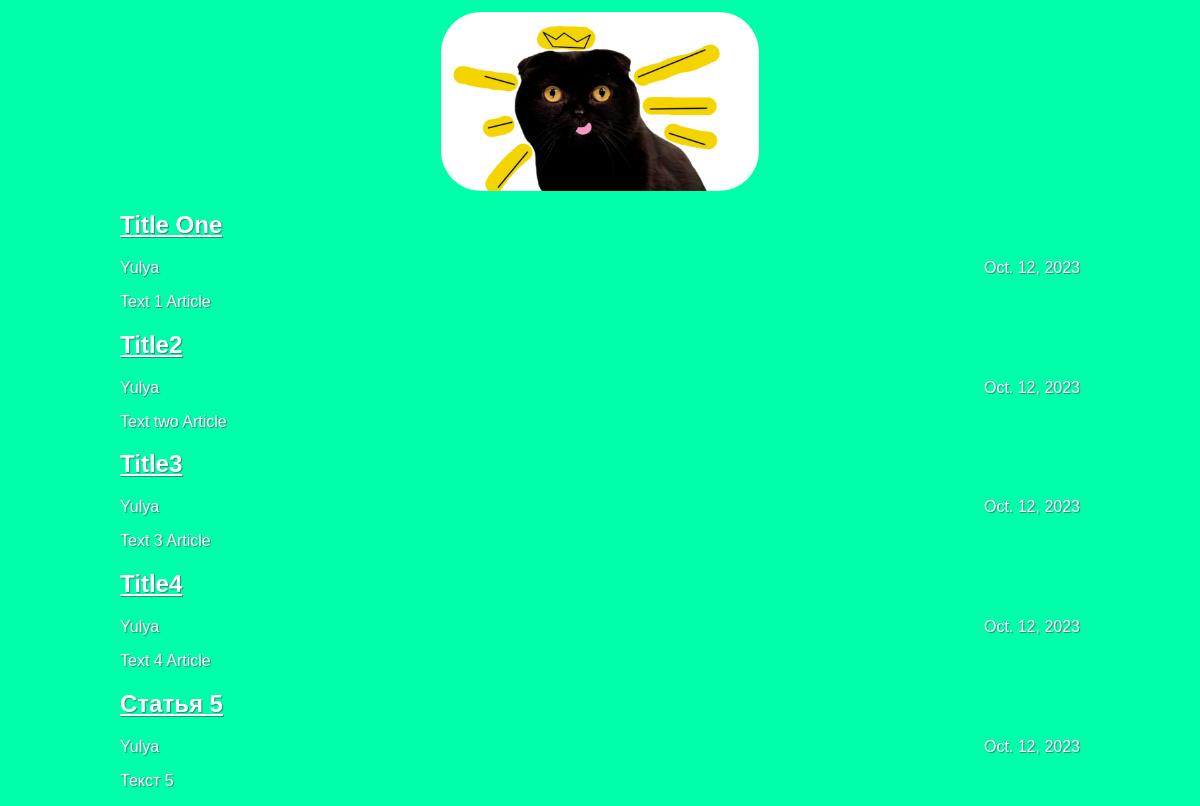
The page / on the database its author committed.
### articles/models.py (models this page shows, shortened)
class Article(models.Model):
    title = models.CharField(max_length=200)
    author = models.ForeignKey(User, on_delete=models.CASCADE)
    text = models.TextField()
    created_date = models.DateField(auto_now_add=True)
    def get_excerpt(self):
        return self.text[:140] + "..." if len(self.text) > 140 else self.text

### articles/views.py (the view)
# urls.py: path('', views.archive, name='archive'),
def archive(request):
    return render(request, 'archive.html', {"posts": Article.objects.all()})

### articles/templates/archive.html (shortened to what this page needs)
<!DOCTYPE html>
<html>
    <head>
        <link rel="stylesheet" href="../static/index.css">
    </head>
    <body>
        <div class="header">
            <img src="{{ STATIC_URL }}static/cat.png" />
        </div>
        <div class="archive">
            {% for post in posts %}
            <div class="one-post">
                <h2 class="post-title"><a href="article/{{post.id}}">{{ post.title }}</a></h2>
                <div class="article-info">
                <div class="article-author">{{ post.author.username }}</div>
                <div class="article-created-date">{{ post.created_date }}</div>
                </div>
                <p class="article-text">{{ post.get_excerpt }}</p>
            </div>
            {% endfor %}
        </div>
    </body>
</html>

### articles/static/index.css (style rules this page uses)
body { background: #00ffaa; font-family: Tahoma, Arial, sans-serif; color: #ffffff; text-shadow: 1px 1px 1px rgba(62, 97, 98, 0.745); margin: 1% 10%; }
.header img { display: block; width: 318px; border-radius: 40px; }
.header { display: flex; justify-content: space-around; flex-direction: row; margin: auto; }
a { color:#ffffff; }
.archive { width: 960px; margin-left: auto; margin-right: auto; }
.post-title a { color: #ffffff; }
.article-author { width: 50%; float: left; }
.article-created-date { text-align: right; }

### rows shown on the page
Article: title "Title One", author.username "Yulya", created_date "Oct. 12, 2023", get_excerpt "Text 1 Article"
Article: title "Title2", author.username "Yulya", created_date "Oct. 12, 2023", get_excerpt "Text two Article"
Article: title "Title3", author.username "Yulya", created_date "Oct. 12, 2023", get_excerpt "Text 3 Article"
Article: title "Title4", author.username "Yulya", created_date "Oct. 12, 2023", get_excerpt "Text 4 Article"
Article: title "Статья 5", author.username "Yulya", created_date "Oct. 12, 2023", get_excerpt "Текст 5"
